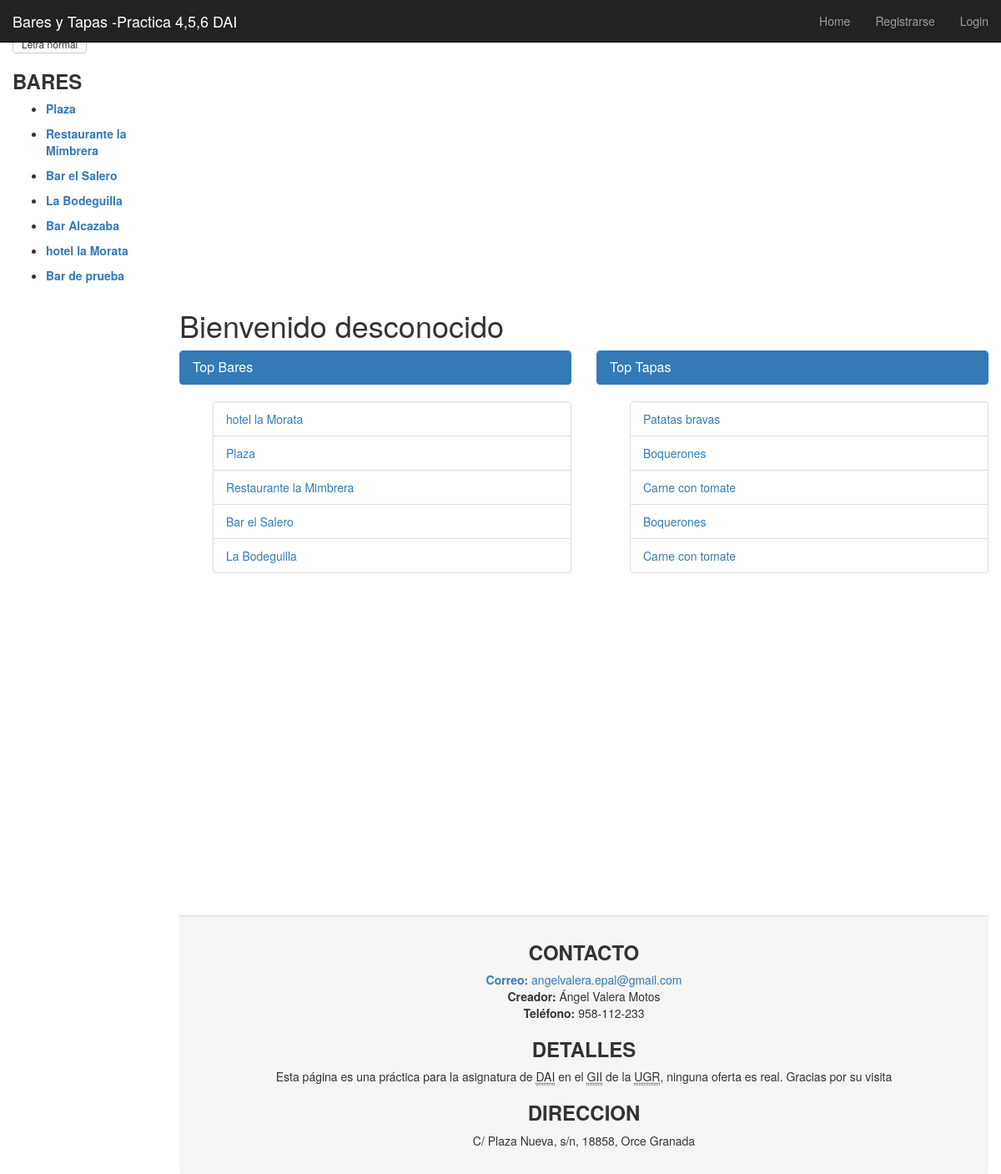
The page / on the database its author committed.
### app/models.py (models this page shows, shortened)
class Bar(models.Model):
    nombre = models.CharField(max_length=128, primary_key=True, unique=True)
    direccion= models.CharField(max_length=128, unique=True)
    visitas= models.IntegerField(default=0)
    slug = models.SlugField(unique=True)

class Tapa(models.Model):
    bar = models.ForeignKey(Bar)
    nombre = models.CharField(max_length=128)
    votos = models.IntegerField(default=0)
    descripcion= models.CharField(max_length=500)
    slug = models.SlugField()
    def generar_ruta_imagen(instance, filename):
        print "Entra en generar ruta"
        extension = os.path.splitext(filename)[1][1:]
        ruta = os.path.join('bar',instance.bar.slug )
        nombre_archivo = '{}.{}'.format(uuid4().hex, extension)
        return os.path.join(ruta, nombre_archivo)
    print generar_ruta_imagen
    picture = models.ImageField(upload_to=generar_ruta_imagen, blank=True)

### app/views.py (the view)
# urls.py: url(r'^$', views.index, name='index'),
def index(request):
    context_dict = {}
    bares_ordenados = Bar.objects.order_by('-visitas')[:5]
    context_dict['bares_ordenados']= bares_ordenados
    bares = Bar.objects.all()
    context_dict['bares']= bares
    tapas = Tapa.objects.order_by('-votos')[:5]
    context_dict['tapas']= tapas
    return render(request, 'app/index.html', context_dict)

### templates/app/index.html (shortened to what this page needs)
{% extends "app/base.html" %}
{% load staticfiles %}
{% block content %}
  {% if user.is_authenticated %}
  <div class="page-header">
    <h1>Bienvenido {{ user.username }}!</h1>
  {% else %}
    <h1>Bienvenido desconocido</h1>
  {% endif %}
  </div>
  <div class="row placeholders">
    <div class="col-xs-12 col-sm-6 placeholder">
      <div class="panel panel-primary">
        <div class="panel-heading">
          <h3 class="panel-title">Top Bares</h3>
        </div>
      </div>
      {% if bares %}
        <ul>
        {% for bar in bares_ordenados %}
          <li class="list-group-item"><a href="{% url 'bar'  bar.slug %}">{{ bar.nombre }}</a></li>
        {% endfor %}
        </ul>
      {% else %}
        <strong>No hay bares presentes.</strong>
      {% endif %}
    </div>
    <div class="col-xs-12 col-sm-6 placeholder">
      <div class="panel panel-primary">
        <div class="panel-heading">
                <h3 class="panel-title">Top Tapas</h3>
        </div>
      </div>
      {% if tapas %}
        <ul>
          {% for tapa in tapas %}
            <li class="list-group-item"><a href="{% url 'tapa'  tapa.bar.slug tapa.slug %}">{{ tapa.nombre }}</a></li>
          {% endfor %}
        </ul>
      {% else %}
        <strong>No hay tapas presentes.</strong>
      {% endif %}
    </div>
  </div>
  <div id="container" style="width:100%; height:400px;"></div>
{% endblock %}

### templates/app/base.html (shortened to what this page needs)
<!doctype html>
{% load staticfiles %}
<HTML lang="es">
	<head>
    {% block head %}
		<link href="http://getbootstrap.com/dist/css/bootstrap.min.css" rel="stylesheet">
    <link href="http://getbootstrap.com/examples/dashboard/dashboard.css" rel="stylesheet">
    {% endblock %}
	</head>
	<body>
		<div class="navbar navbar-inverse navbar-fixed-top" role="navigation">
			<div class="container-fluid">
				<div class="navbar-header">
					<a class="navbar-brand" href="{% url 'index' %}">Bares y Tapas -Practica 4,5,6 DAI</a>
				</div>
				<div class="navbar-collapse collapse">
					<ul class="nav navbar-nav navbar-right">
						<li><a href="{% url 'index' %}">Home</a></li>
						{% if user.is_authenticated %}
						<li><a href="{% url 'restricted' %}">Restricted Page</a></li>
						<li><a href="{% url 'logout' %}">Logout</a></li>
						<li><a href="{% url 'add_bar' %}">Añadir nuevo Bar</a></li>
						<li><a href="{% url 'add_tapa' %}">Añadir nueva tapa</a></li>
						{% else %}
							<li><a href="{% url 'registro' %}">Registrarse</a></li>
							<li><a href="{% url 'login' %} ">Login</a></li>
						{% endif %}
					</ul>
				</div>
			</div>
		</div>
		<div class="container-fluid">
			<div class="row">
				<div class="col-sm-3 col-md-2 sidebar">
					{% block secciones %}
					<div class="btn-group-vertical">
						<button class="btn btn-default btn-xs" id="btn-pequena">Letra pequeña</button>
						<button class="btn btn-default btn-xs" id="btn-grande">Letra grande</button>
						<button  class="btn btn-default btn-xs" id ="btn-normal">Letra normal</button>
				</div>
						<h3>
							<b> BARES </b>
						</h3>
						<nav id="secs">
							{% if bares %}
								<ul>
									{% for bar in bares %}
										<li > <a  href="{% url 'bar'  bar.slug %}">  <p><b>{{ bar.nombre }}</b></p> </a></li>
									{% endfor %}
								</ul>
							{% else %}
								<strong>No hay Bares presentes.</strong>
							{% endif %}
						</nav>
					{% endblock %}
				</div>
				<div class="col-sm-9 col-sm-offset-3 col-md-10 col-md-offset-2 main">
					<div>
						{% block content %}{% endblock %}
						{% block footer %}
							<footer  class="panel-footer">
								<article id="contacto" align="center">
									<h3  align="center"><b>CONTACTO</b></h3>
									<a href="mailto:angelvalera.epal@gmail.com"><b>Correo:</b> angelvalera.epal@gmail.com<br/></a>
									<b>Creador:</b> Ángel Valera Motos<br/>
									<b>Teléfono:</b> 958-112-233
								</article>
								<article id="detalles">
									<h3 align="center"><b>DETALLES</b></h3>
									<p align="center">Esta página es una práctica para la asignatura de <abbr title="Desarrollo de Aplicaciones para Internet">DAI</abbr>  en el <abbr title="Grado de Ingenieria Informatica">GII</abbr> de la <abbr title="Universidad de Granada">UGR</abbr>, ninguna oferta es real. Gracias por su visita</p>
								</article>
								<article id="direccion">
									<h3 align="center"><b>DIRECCION</b></h3>
									<address align="center"> C/ Plaza Nueva, s/n, 18858, Orce Granada </address>
								</article>
							</footer>
						{% endblock %}
					</div>
				</div>
			</div>
	</body>
</html>

### rows shown on the page
Bar: nombre "Plaza"
Bar: nombre "Restaurante la Mimbrera"
Bar: nombre "Bar el Salero"
Bar: nombre "La Bodeguilla"
Bar: nombre "Bar Alcazaba"
Bar: nombre "hotel la Morata"
Bar: nombre "Bar de prueba"
Tapa: nombre "Patatas bravas"
Tapa: nombre "Boquerones"
Tapa: nombre "Carne con tomate"
Tapa: nombre "Boquerones"
Tapa: nombre "Carne con tomate"
